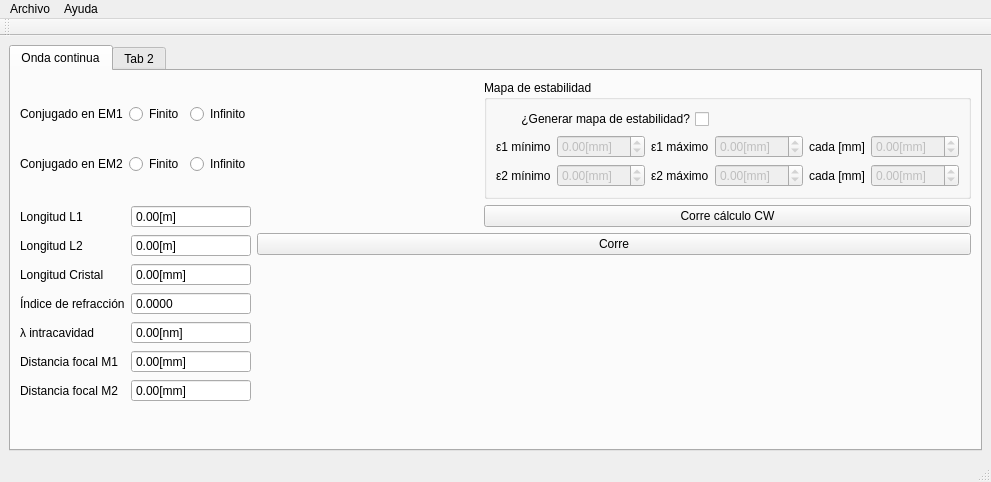
<?xml version="1.0" encoding="UTF-8"?>
<ui version="4.0">
 <class>interfaz1</class>
 <widget class="QMainWindow" name="interfaz1">
  <property name="geometry">
   <rect>
    <x>0</x>
    <y>0</y>
    <width>991</width>
    <height>482</height>
   </rect>
  </property>
  <property name="windowTitle">
   <string>Calculadora Ti:Zafiro</string>
  </property>
  <widget class="QWidget" name="centralwidget">
   <layout class="QGridLayout" name="gridLayout_2">
    <item row="0" column="0">
     <widget class="QTabWidget" name="tabWidget">
      <property name="currentIndex">
       <number>0</number>
      </property>
      <widget class="QWidget" name="CW">
       <attribute name="title">
        <string>Onda continua</string>
       </attribute>
       <layout class="QGridLayout" name="gridLayout_3">
        <item row="1" column="0" rowspan="3">
         <layout class="QFormLayout" name="formLayout">
          <item row="0" column="0">
           <widget class="QLabel" name="longitudL1Label">
            <property name="text">
             <string>Longitud L1</string>
            </property>
            <property name="buddy">
             <cstring>L1SpinBox</cstring>
            </property>
           </widget>
          </item>
          <item row="1" column="0">
           <widget class="QLabel" name="longitudL2Label">
            <property name="text">
             <string>Longitud L2</string>
            </property>
            <property name="buddy">
             <cstring>L2SpinBox</cstring>
            </property>
           </widget>
          </item>
          <item row="2" column="0">
           <widget class="QLabel" name="longitudCristalLabel">
            <property name="text">
             <string>Longitud Cristal</string>
            </property>
            <property name="buddy">
             <cstring>LSpinBox</cstring>
            </property>
           </widget>
          </item>
          <item row="3" column="0">
           <widget class="QLabel" name="indiceDeRefraccionLabel">
            <property name="text">
             <string>Índice de refracción</string>
            </property>
            <property name="buddy">
             <cstring>nSpinBox</cstring>
            </property>
           </widget>
          </item>
          <item row="4" column="0">
           <widget class="QLabel" name="LambdaIntracavidadLabel">
            <property name="text">
             <string>λ intracavidad</string>
            </property>
            <property name="buddy">
             <cstring>lambdaLSpinBox</cstring>
            </property>
           </widget>
          </item>
          <item row="0" column="1">
           <widget class="QDoubleSpinBox" name="L1SpinBox">
            <property name="buttonSymbols">
             <enum>QAbstractSpinBox::NoButtons</enum>
            </property>
            <property name="suffix">
             <string>[m]</string>
            </property>
            <property name="maximum">
             <double>100000.000000000000000</double>
            </property>
           </widget>
          </item>
          <item row="1" column="1">
           <widget class="QDoubleSpinBox" name="L2SpinBox">
            <property name="buttonSymbols">
             <enum>QAbstractSpinBox::NoButtons</enum>
            </property>
            <property name="suffix">
             <string>[m]</string>
            </property>
            <property name="maximum">
             <double>100000.000000000000000</double>
            </property>
           </widget>
          </item>
          <item row="2" column="1">
           <widget class="QDoubleSpinBox" name="LSpinBox">
            <property name="buttonSymbols">
             <enum>QAbstractSpinBox::NoButtons</enum>
            </property>
            <property name="suffix">
             <string>[mm]</string>
            </property>
            <property name="maximum">
             <double>100000.000000000000000</double>
            </property>
           </widget>
          </item>
          <item row="3" column="1">
           <widget class="QDoubleSpinBox" name="nSpinBox">
            <property name="buttonSymbols">
             <enum>QAbstractSpinBox::NoButtons</enum>
            </property>
            <property name="decimals">
             <number>4</number>
            </property>
            <property name="maximum">
             <double>100000.000000000000000</double>
            </property>
            <property name="value">
             <double>0.000000000000000</double>
            </property>
           </widget>
          </item>
          <item row="4" column="1">
           <widget class="QDoubleSpinBox" name="lambdaLSpinBox">
            <property name="buttonSymbols">
             <enum>QAbstractSpinBox::NoButtons</enum>
            </property>
            <property name="suffix">
             <string>[nm]</string>
            </property>
            <property name="maximum">
             <double>100000.000000000000000</double>
            </property>
           </widget>
          </item>
          <item row="5" column="0">
           <widget class="QLabel" name="distanciaFocalM1Label">
            <property name="text">
             <string>Distancia focal M1</string>
            </property>
            <property name="buddy">
             <cstring>f1SpinBox</cstring>
            </property>
           </widget>
          </item>
          <item row="5" column="1">
           <widget class="QDoubleSpinBox" name="f1SpinBox">
            <property name="buttonSymbols">
             <enum>QAbstractSpinBox::NoButtons</enum>
            </property>
            <property name="suffix">
             <string>[mm]</string>
            </property>
            <property name="maximum">
             <double>1000000.000000000000000</double>
            </property>
           </widget>
          </item>
          <item row="6" column="0">
           <widget class="QLabel" name="distanciaFocalM2Label">
            <property name="text">
             <string>Distancia focal M2</string>
            </property>
            <property name="buddy">
             <cstring>f2SpinBox</cstring>
            </property>
           </widget>
          </item>
          <item row="6" column="1">
           <widget class="QDoubleSpinBox" name="f2SpinBox">
            <property name="buttonSymbols">
             <enum>QAbstractSpinBox::NoButtons</enum>
            </property>
            <property name="prefix">
             <string/>
            </property>
            <property name="suffix">
             <string>[mm]</string>
            </property>
            <property name="maximum">
             <double>1000000.000000000000000</double>
            </property>
           </widget>
          </item>
         </layout>
        </item>
        <item row="0" column="0">
         <layout class="QGridLayout" name="gridLayout">
          <item row="0" column="0">
           <widget class="QLabel" name="label_2">
            <property name="text">
             <string>Conjugado en EM1</string>
            </property>
           </widget>
          </item>
          <item row="1" column="1">
           <widget class="QRadioButton" name="EM2Fin">
            <property name="text">
             <string>Finito</string>
            </property>
            <attribute name="buttonGroup">
             <string notr="true">conjugadoL2</string>
            </attribute>
           </widget>
          </item>
          <item row="1" column="0">
           <widget class="QLabel" name="label">
            <property name="text">
             <string>Conjugado en EM2</string>
            </property>
           </widget>
          </item>
          <item row="1" column="2">
           <widget class="QRadioButton" name="EM2Inf">
            <property name="text">
             <string>Infinito</string>
            </property>
            <attribute name="buttonGroup">
             <string notr="true">conjugadoL2</string>
            </attribute>
           </widget>
          </item>
          <item row="0" column="1">
           <widget class="QRadioButton" name="EM1Fin">
            <property name="text">
             <string>Finito</string>
            </property>
            <attribute name="buttonGroup">
             <string notr="true">conjugadoL1</string>
            </attribute>
           </widget>
          </item>
          <item row="0" column="2">
           <widget class="QRadioButton" name="EM1Inf">
            <property name="text">
             <string>Infinito</string>
            </property>
            <attribute name="buttonGroup">
             <string notr="true">conjugadoL1</string>
            </attribute>
           </widget>
          </item>
         </layout>
        </item>
        <item row="2" column="1" colspan="2">
         <widget class="QPushButton" name="initButton">
          <property name="text">
           <string>Corre</string>
          </property>
         </widget>
        </item>
        <item row="0" column="2">
         <widget class="QGroupBox" name="estabilidadGroupBox">
          <property name="title">
           <string>Mapa de estabilidad</string>
          </property>
          <layout class="QGridLayout" name="gridLayout_4">
           <item row="3" column="0">
            <widget class="QLabel" name="label_6">
             <property name="text">
              <string>ε2 mínimo</string>
             </property>
             <property name="buddy">
              <cstring>epsilon2_min</cstring>
             </property>
            </widget>
           </item>
           <item row="3" column="2">
            <widget class="QLabel" name="label_5">
             <property name="text">
              <string>ε2 máximo</string>
             </property>
             <property name="buddy">
              <cstring>epsilon2_max</cstring>
             </property>
            </widget>
           </item>
           <item row="3" column="3">
            <widget class="QDoubleSpinBox" name="epsilon2_max">
             <property name="enabled">
              <bool>false</bool>
             </property>
             <property name="suffix">
              <string>[mm]</string>
             </property>
             <property name="minimum">
              <double>-99.989999999999995</double>
             </property>
             <property name="maximum">
              <double>99.989999999999995</double>
             </property>
            </widget>
           </item>
           <item row="2" column="0">
            <widget class="QLabel" name="label_3">
             <property name="text">
              <string>ε1 mínimo</string>
             </property>
             <property name="buddy">
              <cstring>epsilon1_min</cstring>
             </property>
            </widget>
           </item>
           <item row="2" column="5">
            <widget class="QDoubleSpinBox" name="pasoEpsilon1Box">
             <property name="enabled">
              <bool>false</bool>
             </property>
             <property name="suffix">
              <string>[mm]</string>
             </property>
             <property name="minimum">
              <double>-99.989999999999995</double>
             </property>
             <property name="maximum">
              <double>99.989999999999995</double>
             </property>
             <property name="singleStep">
              <double>0.100000000000000</double>
             </property>
             <property name="value">
              <double>0.000000000000000</double>
             </property>
            </widget>
           </item>
           <item row="3" column="1">
            <widget class="QDoubleSpinBox" name="epsilon2_min">
             <property name="enabled">
              <bool>false</bool>
             </property>
             <property name="suffix">
              <string>[mm]</string>
             </property>
             <property name="minimum">
              <double>-99.989999999999995</double>
             </property>
             <property name="maximum">
              <double>99.989999999999995</double>
             </property>
            </widget>
           </item>
           <item row="3" column="4">
            <widget class="QLabel" name="label_8">
             <property name="text">
              <string>cada [mm]</string>
             </property>
             <property name="buddy">
              <cstring>pasoEpsilon2Box</cstring>
             </property>
            </widget>
           </item>
           <item row="2" column="2">
            <widget class="QLabel" name="label_4">
             <property name="toolTip">
              <string>Si la diferencia entre máximos y mínimos de ε1 y ε2
es muy grande, el cálculo no lineal requiere más tiempo. 
Entre más pequeño sea el paso, más tiempo será necesario.</string>
             </property>
             <property name="text">
              <string>ε1 máximo</string>
             </property>
             <property name="buddy">
              <cstring>epsilon1_max</cstring>
             </property>
            </widget>
           </item>
           <item row="2" column="4">
            <widget class="QLabel" name="label_7">
             <property name="text">
              <string>cada [mm]</string>
             </property>
             <property name="buddy">
              <cstring>pasoEpsilon1Box</cstring>
             </property>
            </widget>
           </item>
           <item row="2" column="3">
            <widget class="QDoubleSpinBox" name="epsilon1_max">
             <property name="enabled">
              <bool>false</bool>
             </property>
             <property name="suffix">
              <string>[mm]</string>
             </property>
             <property name="minimum">
              <double>-99.989999999999995</double>
             </property>
             <property name="maximum">
              <double>99.989999999999995</double>
             </property>
            </widget>
           </item>
           <item row="2" column="1">
            <widget class="QDoubleSpinBox" name="epsilon1_min">
             <property name="enabled">
              <bool>false</bool>
             </property>
             <property name="suffix">
              <string>[mm]</string>
             </property>
             <property name="minimum">
              <double>-99.989999999999995</double>
             </property>
             <property name="maximum">
              <double>99.989999999999995</double>
             </property>
            </widget>
           </item>
           <item row="3" column="5">
            <widget class="QDoubleSpinBox" name="pasoEpsilon2Box">
             <property name="enabled">
              <bool>false</bool>
             </property>
             <property name="suffix">
              <string>[mm]</string>
             </property>
             <property name="minimum">
              <double>-99.989999999999995</double>
             </property>
             <property name="maximum">
              <double>99.989999999999995</double>
             </property>
             <property name="singleStep">
              <double>0.100000000000000</double>
             </property>
            </widget>
           </item>
           <item row="0" column="0" colspan="3">
            <widget class="QCheckBox" name="mapaCW">
             <property name="layoutDirection">
              <enum>Qt::RightToLeft</enum>
             </property>
             <property name="text">
              <string>¿Generar mapa de estabilidad?</string>
             </property>
            </widget>
           </item>
          </layout>
         </widget>
        </item>
        <item row="1" column="2">
         <widget class="QPushButton" name="initCalculloCW">
          <property name="text">
           <string>Corre cálculo CW</string>
          </property>
         </widget>
        </item>
       </layout>
      </widget>
      <widget class="QWidget" name="tab_4">
       <attribute name="title">
        <string>Tab 2</string>
       </attribute>
       <widget class="QWidget" name="layoutWidget">
        <property name="geometry">
         <rect>
          <x>510</x>
          <y>290</y>
          <width>281</width>
          <height>116</height>
         </rect>
        </property>
        <layout class="QFormLayout" name="formLayout_2">
         <item row="1" column="1">
          <widget class="CtoCppQProgressBar" name="avanceTermico">
           <property name="value">
            <number>0</number>
           </property>
          </widget>
         </item>
         <item row="1" column="0">
          <widget class="QLabel" name="label_9">
           <property name="text">
            <string>Progreso cálculo térmico</string>
           </property>
          </widget>
         </item>
         <item row="0" column="0">
          <widget class="QLabel" name="label_10">
           <property name="text">
            <string>Cálculo spots acople</string>
           </property>
          </widget>
         </item>
         <item row="0" column="1">
          <widget class="CtoCppQProgressBar" name="avanceSpots">
           <property name="value">
            <number>0</number>
           </property>
          </widget>
         </item>
         <item row="2" column="0">
          <widget class="QLabel" name="label_11">
           <property name="text">
            <string>Cálculo no lineal EM1</string>
           </property>
          </widget>
         </item>
         <item row="3" column="0">
          <widget class="QLabel" name="label_12">
           <property name="text">
            <string>Cálculo no lineal EM2</string>
           </property>
          </widget>
         </item>
         <item row="2" column="1">
          <widget class="CtoCppQProgressBar" name="avanceNoLinealEM1">
           <property name="value">
            <number>0</number>
           </property>
          </widget>
         </item>
         <item row="3" column="1">
          <widget class="CtoCppQProgressBar" name="avanceNoLinealEM2">
           <property name="value">
            <number>0</number>
           </property>
          </widget>
         </item>
        </layout>
       </widget>
      </widget>
     </widget>
    </item>
   </layout>
  </widget>
  <widget class="QMenuBar" name="menubar">
   <property name="geometry">
    <rect>
     <x>0</x>
     <y>0</y>
     <width>991</width>
     <height>21</height>
    </rect>
   </property>
   <widget class="QMenu" name="menuArchivo">
    <property name="title">
     <string>Archivo</string>
    </property>
    <addaction name="separator"/>
    <addaction name="actionImporta_constantes"/>
    <addaction name="actionOpcionesNoLineal"/>
    <addaction name="separator"/>
    <addaction name="actionSalir"/>
   </widget>
   <widget class="QMenu" name="menuAyuda">
    <property name="title">
     <string>Ayuda</string>
    </property>
    <addaction name="actionVer_diagrama"/>
    <addaction name="actionAcerca_de"/>
   </widget>
   <addaction name="menuArchivo"/>
   <addaction name="menuAyuda"/>
  </widget>
  <widget class="QStatusBar" name="statusbar"/>
  <widget class="QToolBar" name="toolBar">
   <property name="windowTitle">
    <string>toolBar</string>
   </property>
   <attribute name="toolBarArea">
    <enum>TopToolBarArea</enum>
   </attribute>
   <attribute name="toolBarBreak">
    <bool>false</bool>
   </attribute>
  </widget>
  <action name="actionImporta_constantes">
   <property name="text">
    <string>Importa constantes</string>
   </property>
   <property name="shortcut">
    <string>Ctrl+O</string>
   </property>
  </action>
  <action name="actionSalir">
   <property name="text">
    <string>Salir</string>
   </property>
   <property name="shortcut">
    <string>Ctrl+Q</string>
   </property>
  </action>
  <action name="actionOpcionesNoLineal">
   <property name="text">
    <string>Opciones de cálculo</string>
   </property>
   <property name="shortcut">
    <string>Alt+O</string>
   </property>
  </action>
  <action name="actionAcerca_de">
   <property name="text">
    <string>Acerca de...</string>
   </property>
  </action>
  <action name="actionVer_diagrama">
   <property name="text">
    <string>Ver diagrama</string>
   </property>
  </action>
 </widget>
 <customwidgets>
  <customwidget>
   <class>CtoCppQProgressBar</class>
   <extends>QProgressBar</extends>
   <header>ctocppqprogressbar.h</header>
  </customwidget>
 </customwidgets>
 <tabstops>
  <tabstop>EM1Fin</tabstop>
  <tabstop>EM1Inf</tabstop>
  <tabstop>EM2Fin</tabstop>
  <tabstop>EM2Inf</tabstop>
  <tabstop>L1SpinBox</tabstop>
  <tabstop>L2SpinBox</tabstop>
  <tabstop>LSpinBox</tabstop>
  <tabstop>nSpinBox</tabstop>
  <tabstop>lambdaLSpinBox</tabstop>
  <tabstop>f1SpinBox</tabstop>
  <tabstop>f2SpinBox</tabstop>
  <tabstop>initButton</tabstop>
 </tabstops>
 <resources/>
 <connections/>
 <buttongroups>
  <buttongroup name="conjugadoL2"/>
  <buttongroup name="conjugadoL1"/>
 </buttongroups>
</ui>
